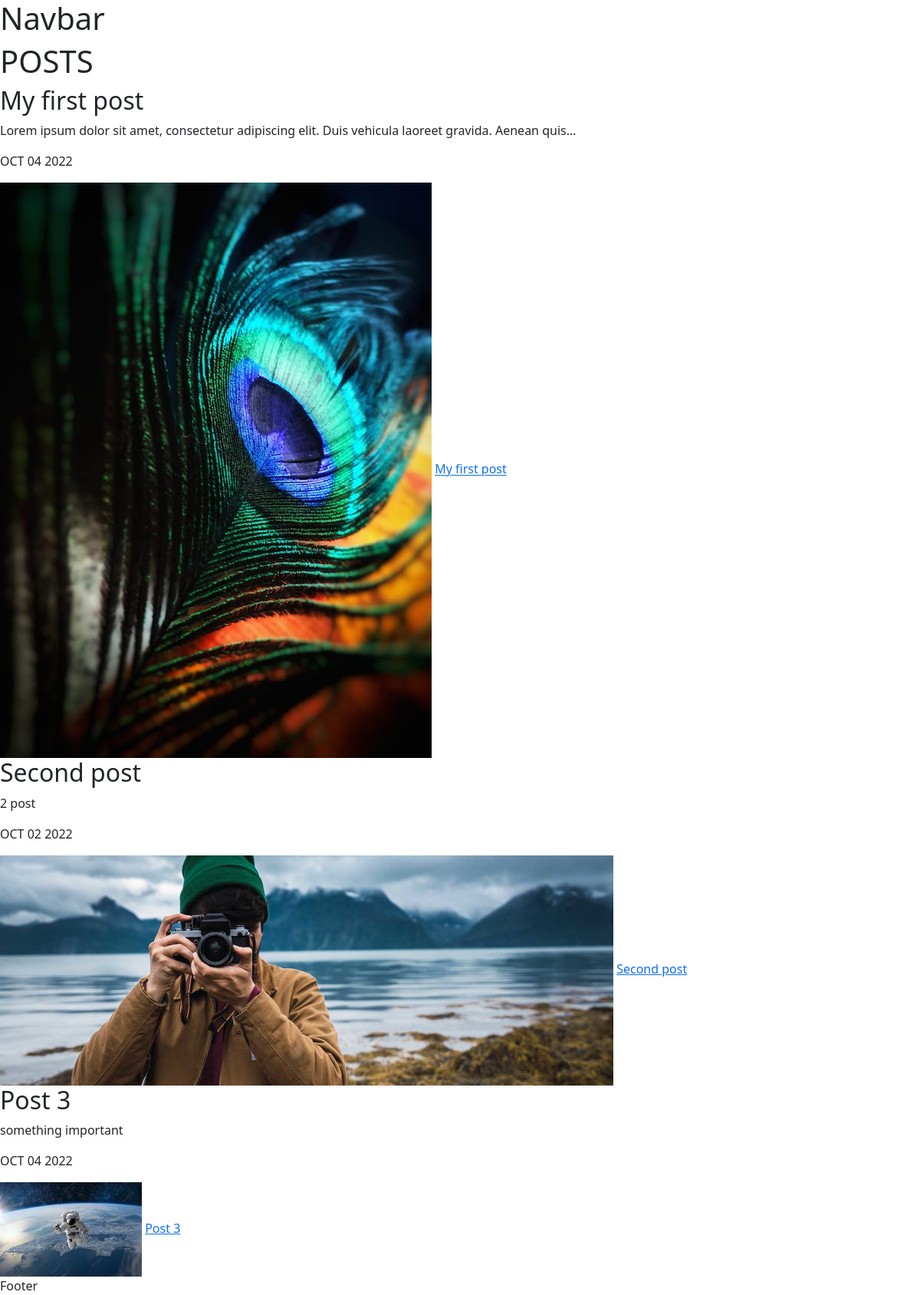
Screenshot of /blog/ with the database file from the repository.
### blog/models.py (models this page shows)
class Post(models.Model):
    title = models.CharField(max_length=100)
    description = models.TextField()
    image = models.ImageField(upload_to='blog/images')
    date = models.DateField(datetime.date.today)

### blog/views.py (the view)
# urls.py: path("",render_posts, name="posts"),
def render_posts(request):
    posts = Post.objects.all()
    return render(request, 'posts.html', {'posts': posts})

### blog/templates/posts.html
{%extends 'layout.html' %}
{% block content %}
<h1>POSTS</h1>
{%for post in posts%}
<h2>{{post.title}}</h2>
<p>{{post.description|striptags|truncatechars:100}}</p>
<p>{{post.date|date:'M d Y'|upper}}</p>
<img src="{{post.image.url}}">
<a href="{% url 'blog:post_detail' post.id %}">{{post.title}}</a>
{%endfor%}
{% endblock %}

### portfolio/templates/layout.html (shortened to what this page needs)
<!DOCTYPE html>
<html lang="en">
<head>
<link href="https://cdn.jsdelivr.net/npm/bootstrap@5.2.2/dist/css/bootstrap.min.css" rel="stylesheet">
</head>
<body>
    <h1>Navbar</h1>
    {% block content %}
    {% endblock %}
    <footer>Footer</footer>
</body>
</html>

### rows the page displays
Post: title "My first post", description "Lorem ipsum dolor sit amet, consectetur adipiscing elit. Duis vehicula laoreet gravida. Aenean quis…", date "OCT 04 2022", image (picture)
Post: title "Second post", description "2 post", date "OCT 02 2022", image (picture)
Post: title "Post 3", description "something important", date "OCT 04 2022", image (picture)
